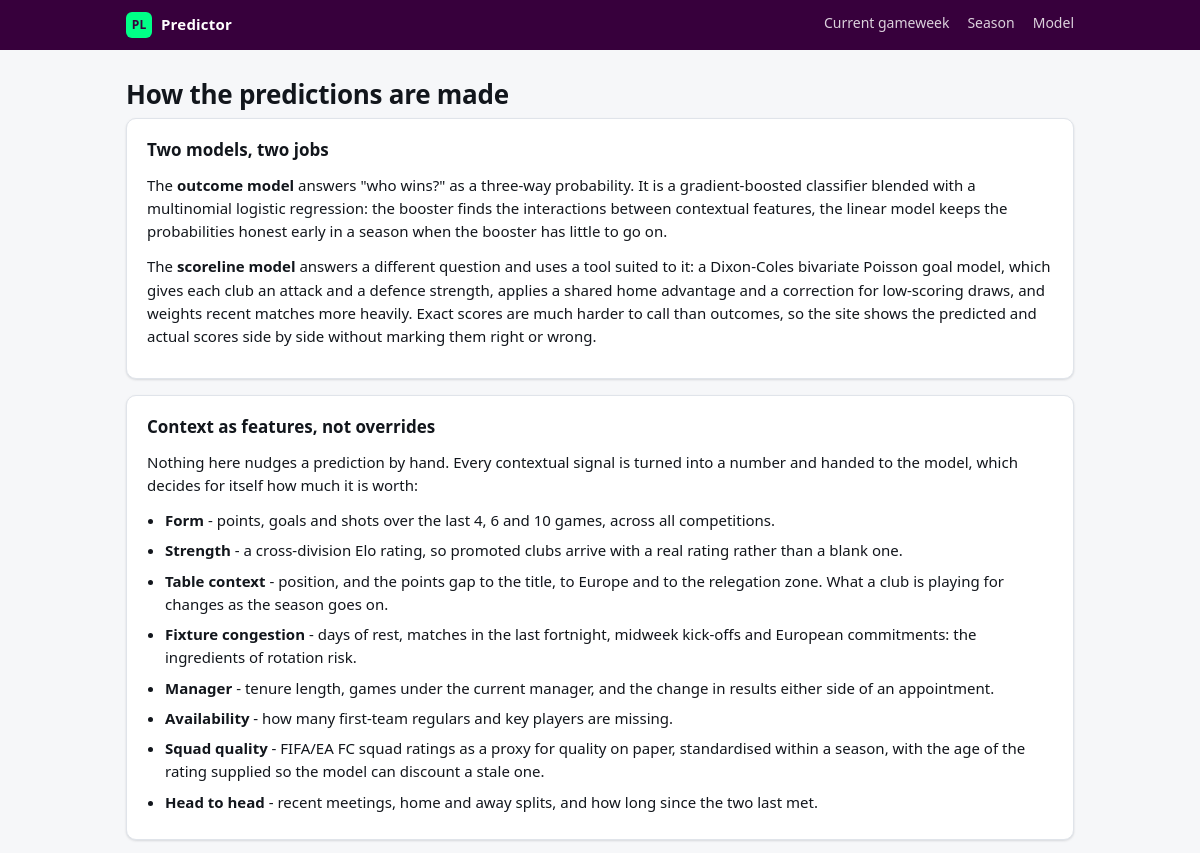
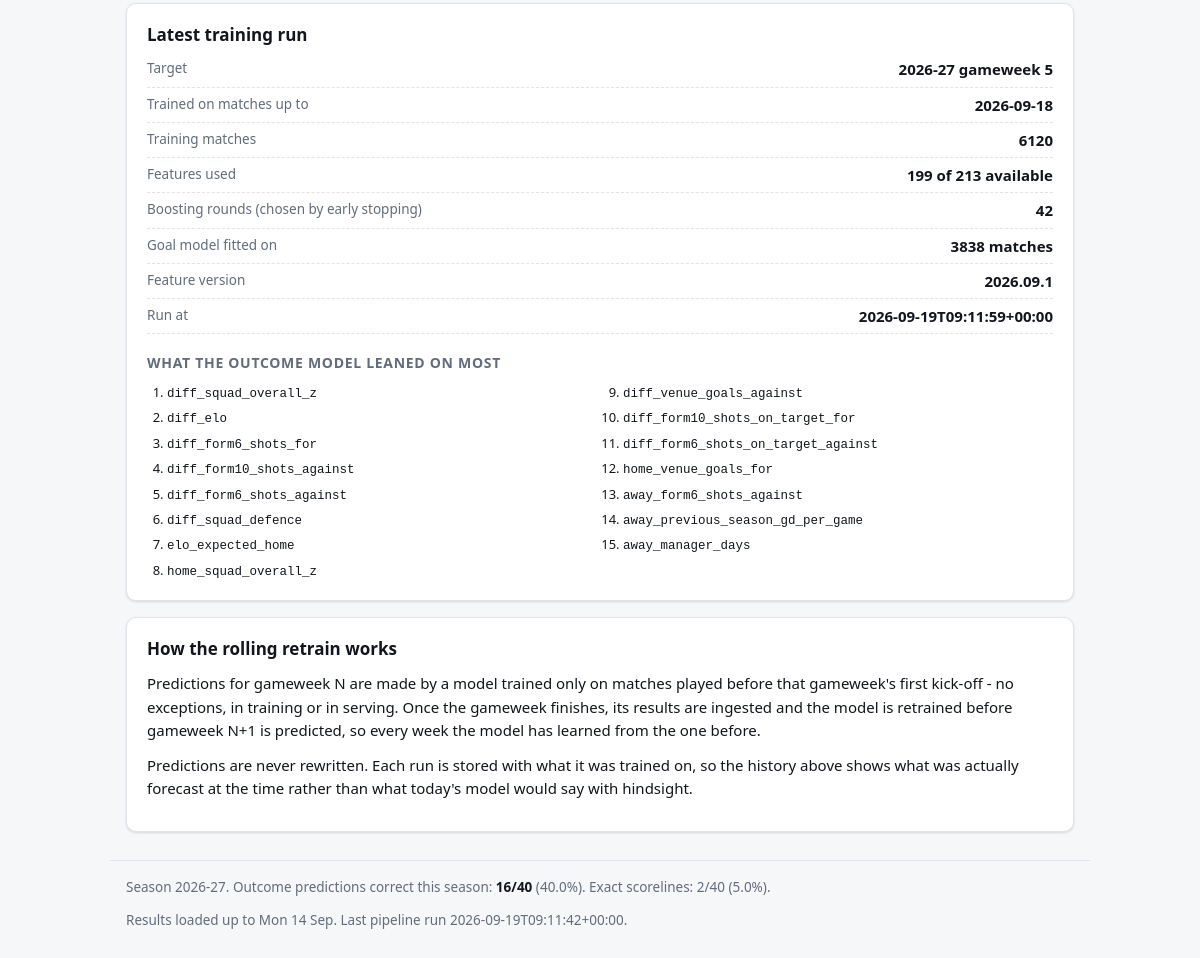
The page /model on the database its author committed (2 pictures, top to bottom).
### tables this page shows
CREATE TABLE model_runs (
    run_id             TEXT PRIMARY KEY,
    created_at         TEXT NOT NULL,
    target_season      TEXT NOT NULL,
    target_matchday    INTEGER NOT NULL,
    trained_through    TEXT,
    n_training_matches INTEGER,
    feature_version    TEXT,
    outcome_model      TEXT,
    scoreline_model    TEXT,
    metrics            TEXT,
    notes              TEXT
);

### plpredict/web/app.py (the view)
    @app.route("/model")
    def model_card():
        with _connection() as conn:
            season = config.CURRENT_SEASON
            return render_template(
                "model.html",
                season=season,
                seasons=queries.available_seasons(conn),
                run=queries.latest_run(conn, season),
                record=queries.season_record(conn, season),
                current=queries.current_matchday(conn, season),
                freshness=queries.data_freshness(conn),
            )

### plpredict/db.py (called while the page is built, shortened)
@contextmanager
def connect(
    path: Path | str | None = None, *, read_only: bool = False
) -> Iterator[sqlite3.Connection]:
    db_path = Path(path or config.DB_PATH)
    if read_only:
        if not db_path.is_file():
            raise FileNotFoundError(
                f"No database at {db_path}. Build the serving database with "
                "scripts/export_web_db.py, or point PLPRED_DB at one."
            )
        conn = sqlite3.connect(
            f"file:{db_path}?mode=ro&immutable=1", uri=True, timeout=30
        )
        conn.row_factory = sqlite3.Row
        try:
            yield conn
        finally:
            conn.close()
        return

def loads(value: str | None) -> Any:
    return json.loads(value) if value else None

### plpredict/web/queries.py (called while the page is built, shortened)
def current_matchday(conn: sqlite3.Connection, season: str) -> int:
    row = conn.execute(
        """
        SELECT MIN(matchday) FROM matches
        WHERE season = ? AND competition = ? AND status != 'played'
        """,
        (season, config.TARGET_COMPETITION),
    ).fetchone()
    if row and row[0] is not None:
        return int(row[0])

def available_seasons(conn: sqlite3.Connection) -> list[str]:
    return [
        row[0]
        for row in conn.execute(
            "SELECT DISTINCT season FROM matches WHERE competition = ? ORDER BY season DESC",
            (config.TARGET_COMPETITION,),
        )
    ]

def latest_run(conn: sqlite3.Connection, season: str) -> dict[str, Any] | None:
    row = conn.execute(
        """
        SELECT * FROM model_runs WHERE target_season = ?
        ORDER BY created_at DESC, target_matchday DESC LIMIT 1
        """,
        (season,),
    ).fetchone()
    if row is None:
        return None
    record = dict(row)
    record["metrics"] = db.loads(row["metrics"]) or {}
    return record

def data_freshness(conn: sqlite3.Connection) -> dict[str, Any]:
    row = conn.execute(
        "SELECT MAX(updated_at) AS updated, COUNT(*) AS n FROM matches"
    ).fetchone()
    latest_result = conn.execute(
        """
        SELECT MAX(match_date) FROM matches
        WHERE competition = ? AND status = 'played'
        """,
        (config.TARGET_COMPETITION,),
    ).fetchone()
    return {
        "ingested_at": row["updated"],
        "n_matches": row["n"],
        "latest_result_date": latest_result[0] if latest_result else None,
        "today": dt.date.today().isoformat(),
    }

### plpredict/web/templates/model.html (shortened to what this page needs)
{% extends "base.html" %}
{% block content %}
<h1>How the predictions are made</h1>
<section class="card">
  <h2>Two models, two jobs</h2>
  <p>
    The <strong>outcome model</strong> answers "who wins?" as a three-way
    probability. It is a gradient-boosted classifier blended with a multinomial
    logistic regression: the booster finds the interactions between contextual
    features, the linear model keeps the probabilities honest early in a season
    when the booster has little to go on.
  </p>
  <p>
    The <strong>scoreline model</strong> answers a different question and uses a
    tool suited to it: a Dixon-Coles bivariate Poisson goal model, which gives
    each club an attack and a defence strength, applies a shared home advantage
    and a correction for low-scoring draws, and weights recent matches more
    heavily. Exact scores are much harder to call than outcomes, so the site
    shows the predicted and actual scores side by side without marking them
    right or wrong.
  </p>
</section>
<section class="card">
  <h2>Context as features, not overrides</h2>
  <p>
    Nothing here nudges a prediction by hand. Every contextual signal is turned
    into a number and handed to the model, which decides for itself how much it
    is worth:
  </p>
  <ul class="feature-list">
    <li><strong>Form</strong> - points, goals and shots over the last 4, 6 and 10 games, across all competitions.</li>
    <li><strong>Strength</strong> - a cross-division Elo rating, so promoted clubs arrive with a real rating rather than a blank one.</li>
    <li><strong>Table context</strong> - position, and the points gap to the title, to Europe and to the relegation zone. What a club is playing for changes as the season goes on.</li>
    <li><strong>Fixture congestion</strong> - days of rest, matches in the last fortnight, midweek kick-offs and European commitments: the ingredients of rotation risk.</li>
    <li><strong>Manager</strong> - tenure length, games under the current manager, and the change in results either side of an appointment.</li>
    <li><strong>Availability</strong> - how many first-team regulars and key players are missing.</li>
    <li><strong>Squad quality</strong> - FIFA/EA FC squad ratings as a proxy for quality on paper, standardised within a season, with the age of the rating supplied so the model can discount a stale one.</li>
    <li><strong>Head to head</strong> - recent meetings, home and away splits, and how long since the two last met.</li>
  </ul>
</section>
{% if run %}
<section class="card">
  <h2>Latest training run</h2>
  <dl class="run-facts">
    <div><dt>Target</dt><dd>{{ run.target_season }} gameweek {{ run.target_matchday }}</dd></div>
    <div><dt>Trained on matches up to</dt><dd>{{ run.trained_through }}</dd></div>
    <div><dt>Training matches</dt><dd>{{ run.n_training_matches }}</dd></div>
    <div><dt>Features used</dt><dd>{{ run.metrics.n_features }} of {{ run.metrics.n_candidate_features }} available</dd></div>
    <div><dt>Boosting rounds (chosen by early stopping)</dt><dd>{{ run.metrics.boosting_rounds }}</dd></div>
    <div><dt>Goal model fitted on</dt><dd>{{ run.metrics.scoreline_matches }} matches</dd></div>
    <div><dt>Feature version</dt><dd>{{ run.feature_version }}</dd></div>
    <div><dt>Run at</dt><dd>{{ run.created_at }}</dd></div>
  </dl>
  {% if run.metrics.top_features %}
    <h3>What the outcome model leaned on most</h3>
    <ol class="importance">
      {% for name, weight in run.metrics.top_features %}
        <li><code>{{ name }}</code></li>
      {% endfor %}
    </ol>
  {% endif %}
</section>
{% endif %}
<section class="card">
  <h2>How the rolling retrain works</h2>
  <p>
    Predictions for gameweek N are made by a model trained only on matches played
    before that gameweek's first kick-off - no exceptions, in training or in
    serving. Once the gameweek finishes, its results are ingested and the model is
    retrained before gameweek N+1 is predicted, so every week the model has learned
    from the one before.
  </p>
  <p>
    Predictions are never rewritten. Each run is stored with what it was trained
    on, so the history above shows what was actually forecast at the time rather
    than what today's model would say with hindsight.
  </p>
</section>
{% endblock %}

### plpredict/web/templates/base.html (shortened to what this page needs)
<!doctype html>
<html lang="en">
<head>
  <link rel="stylesheet" href="{{ url_for('static', filename='style.css') }}">
</head>
<body>
  <header class="site-header">
    <div class="wrap header-inner">
      <a class="brand" href="{{ url_for('index') }}">
        <span class="brand-mark">PL</span>
        <span>Predictor</span>
      </a>
      <nav class="site-nav">
        <a href="{{ url_for('gameweek', season=season, matchday=current) }}">Current gameweek</a>
        <a href="{{ url_for('season_overview', season=season) }}">Season</a>
        <a href="{{ url_for('model_card') }}">Model</a>
      </nav>
    </div>
  </header>
  <main class="wrap">
    {% block content %}{% endblock %}
  </main>
  <footer class="site-footer wrap">
    <p>
      Season {{ season }}.
      {% if record and record.scored %}
        Outcome predictions correct this season:
        <strong>{{ record.correct }}/{{ record.scored }}</strong>
        ({{ record.accuracy | percent(1) }}).
        Exact scorelines: {{ record.exact }}/{{ record.scored }}
        ({{ record.exact_rate | percent(1) }}).
      {% else %}
        No completed gameweeks scored yet.
      {% endif %}
    </p>
    {% if freshness %}
      <p class="muted">
        Results loaded up to {{ freshness.latest_result_date | pretty_date }}.
        Last pipeline run {{ freshness.ingested_at }}.
      </p>
    {% endif %}
  </footer>
</body>
</html>

### plpredict/web/static/style.css (style rules this page uses)
:root { color-scheme: light dark; --bg: #f6f7f9; --surface: #ffffff; --surface-2: #f0f2f5; --border: #e0e4ea; --text: #12161c; --muted: #626c7a; --home: #2f6fd0; --draw: #8a8f98; --away: #c2410c; --ok: #157a4a; --bad: #b3261e; --accent: #37003c; --radius: 10px; --shadow: 0 1px 2px rgba(16, 24, 40, .06), 0 1px 3px rgba(16, 24, 40, .08); }
* { box-sizing: border-box; }
body { margin: 0; background: var(--bg); color: var(--text); font: 15px/1.55 system-ui, -apple-system, "Segoe UI", Roboto, Helvetica, Arial, sans-serif; -webkit-font-smoothing: antialiased; }
.wrap { max-width: 980px; margin: 0 auto; padding: 0 16px; }
.site-header { background: var(--accent); color: #fff; margin-bottom: 24px; }
.header-inner { display: flex; align-items: center; justify-content: space-between; gap: 16px; flex-wrap: wrap; padding-block: 12px; }
.brand { display: inline-flex; align-items: center; gap: 9px; color: #fff; text-decoration: none; font-weight: 650; letter-spacing: .2px; }
.brand-mark { display: inline-grid; place-items: center; width: 26px; height: 26px; border-radius: 6px; background: #00ff87; color: #37003c; font-size: 12px; font-weight: 800; }
.site-nav { display: flex; gap: 18px; flex-wrap: wrap; }
.site-nav a { color: #fff; opacity: .82; text-decoration: none; font-size: 14px; padding-bottom: 2px; border-bottom: 2px solid transparent; }
h1 { font-size: 26px; margin: 0 0 4px; letter-spacing: -.01em; }
h2 { font-size: 17px; margin: 0 0 10px; }
h3 { font-size: 14px; margin: 18px 0 8px; color: var(--muted); text-transform: uppercase; letter-spacing: .05em; }
p { margin: 0 0 12px; }
.muted { color: var(--muted); font-size: 13.5px; }
code { font-family: ui-monospace, SFMono-Regular, Menlo, monospace; font-size: 12.5px; }
.card { background: var(--surface); border: 1px solid var(--border); border-radius: var(--radius); padding: 18px 20px; margin-bottom: 16px; box-shadow: var(--shadow); }
.feature-list { margin: 0; padding-left: 18px; }
.feature-list li { margin-bottom: 7px; }
.run-facts { margin: 0; display: grid; gap: 6px; }
.run-facts > div { display: flex; justify-content: space-between; gap: 16px; border-bottom: 1px dashed var(--border); padding-bottom: 5px; }
.run-facts dt { color: var(--muted); font-size: 13.5px; }
.run-facts dd { margin: 0; font-weight: 600; font-variant-numeric: tabular-nums; text-align: right; }
.importance { margin: 0; padding-left: 20px; columns: 2; column-gap: 26px; font-size: 13px; }
.importance li { margin-bottom: 3px; break-inside: avoid; }
.site-footer { margin: 28px auto; padding-top: 16px; border-top: 1px solid var(--border); font-size: 13.5px; color: var(--muted); }
.site-footer strong { color: var(--text); }

### rows shown on the page
model_runs: target_season "2026-27", target_matchday "5", trained_through "2026-09-18", n_training_matches "6120", feature_version "2026.09.1", created_at "2026-09-19T09:11:59+00:00"

### other values the page prints
{{ run.metrics.n_features }} "199"
{{ run.metrics.n_candidate_features }} "213"
{{ run.metrics.boosting_rounds }} "42"
{{ run.metrics.scoreline_matches }} "3838"
{{ name }} "diff_squad_overall_z" "diff_elo" "diff_form6_shots_for" "diff_form10_shots_against" "diff_form6_shots_against" "diff_squad_defence" "elo_expected_home" "home_squad_overall_z" "diff_venue_goals_against" "diff_form10_shots_on_target_for" "diff_form6_shots_on_target_against" "home_venue_goals_for" "away_form6_shots_against" "away_previous_season_gd_per_game" "away_manager_days"
{{ season }} "2026-27"
{{ record.correct }} "16"
{{ record.scored }} "40"
{{ record.accuracy | percent(1) }} "40.0%"
{{ record.exact }} "2"
{{ record.exact_rate | percent(1) }} "5.0%"
{{ freshness.latest_result_date | pretty_date }} "Mon 14 Sep"
{{ freshness.ingested_at }} "2026-09-19T09:11:42+00:00"
